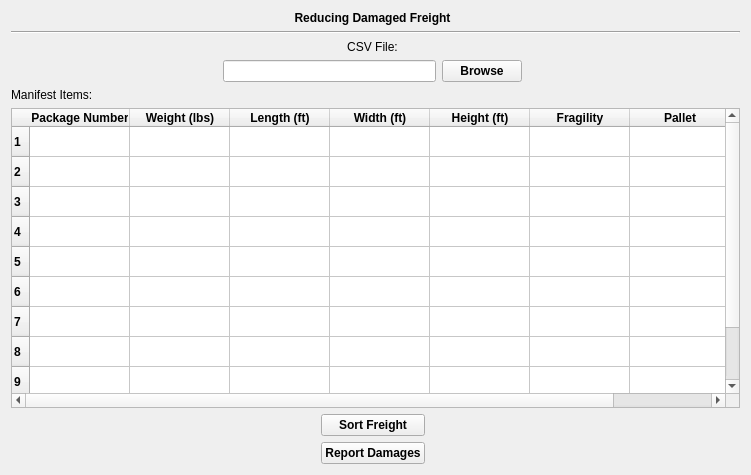
<?xml version="1.0" encoding="UTF-8"?>
<ui version="4.0">
 <class>MainWindow</class>
 <widget class="QWidget" name="MainWindow">
  <property name="geometry">
   <rect>
    <x>0</x>
    <y>0</y>
    <width>751</width>
    <height>475</height>
   </rect>
  </property>
  <property name="windowTitle">
   <string>Form</string>
  </property>
  <layout class="QGridLayout" name="gridLayout_2">
   <item row="5" column="0">
    <layout class="QGridLayout" name="gridLayout_3">
     <item row="0" column="1">
      <widget class="QPushButton" name="sortFreightButton">
       <property name="font">
        <font>
         <weight>75</weight>
         <bold>true</bold>
        </font>
       </property>
       <property name="text">
        <string>Sort Freight</string>
       </property>
      </widget>
     </item>
     <item row="1" column="1">
      <widget class="QPushButton" name="reportButton">
       <property name="font">
        <font>
         <weight>75</weight>
         <bold>true</bold>
        </font>
       </property>
       <property name="text">
        <string>Report Damages</string>
       </property>
      </widget>
     </item>
     <item row="0" column="0">
      <spacer name="horizontalSpacer_3">
       <property name="orientation">
        <enum>Qt::Horizontal</enum>
       </property>
       <property name="sizeHint" stdset="0">
        <size>
         <width>40</width>
         <height>20</height>
        </size>
       </property>
      </spacer>
     </item>
     <item row="0" column="2">
      <spacer name="horizontalSpacer_4">
       <property name="orientation">
        <enum>Qt::Horizontal</enum>
       </property>
       <property name="sizeHint" stdset="0">
        <size>
         <width>40</width>
         <height>20</height>
        </size>
       </property>
      </spacer>
     </item>
    </layout>
   </item>
   <item row="2" column="0">
    <layout class="QGridLayout" name="gridLayout">
     <item row="1" column="3">
      <spacer name="horizontalSpacer_2">
       <property name="orientation">
        <enum>Qt::Horizontal</enum>
       </property>
       <property name="sizeHint" stdset="0">
        <size>
         <width>40</width>
         <height>20</height>
        </size>
       </property>
      </spacer>
     </item>
     <item row="1" column="2">
      <widget class="QPushButton" name="browseButton">
       <property name="font">
        <font>
         <weight>75</weight>
         <bold>true</bold>
        </font>
       </property>
       <property name="text">
        <string>Browse</string>
       </property>
      </widget>
     </item>
     <item row="1" column="1">
      <widget class="QLineEdit" name="csvLineEdit">
       <property name="readOnly">
        <bool>true</bool>
       </property>
      </widget>
     </item>
     <item row="0" column="1" colspan="2">
      <widget class="QLabel" name="csvLabel">
       <property name="text">
        <string>CSV File:</string>
       </property>
       <property name="alignment">
        <set>Qt::AlignCenter</set>
       </property>
      </widget>
     </item>
     <item row="1" column="0">
      <spacer name="horizontalSpacer">
       <property name="orientation">
        <enum>Qt::Horizontal</enum>
       </property>
       <property name="sizeHint" stdset="0">
        <size>
         <width>40</width>
         <height>20</height>
        </size>
       </property>
      </spacer>
     </item>
    </layout>
   </item>
   <item row="3" column="0">
    <widget class="QLabel" name="label">
     <property name="text">
      <string>Manifest Items:</string>
     </property>
    </widget>
   </item>
   <item row="4" column="0" colspan="2">
    <widget class="QTableWidget" name="tableWidget">
     <property name="font">
      <font>
       <weight>75</weight>
       <bold>true</bold>
      </font>
     </property>
     <property name="rowCount">
      <number>10</number>
     </property>
     <row/>
     <row/>
     <row/>
     <row/>
     <row/>
     <row/>
     <row/>
     <row/>
     <row/>
     <row/>
     <column>
      <property name="text">
       <string>Package Number</string>
      </property>
     </column>
     <column>
      <property name="text">
       <string>Weight (lbs)</string>
      </property>
     </column>
     <column>
      <property name="text">
       <string>Length (ft)</string>
      </property>
     </column>
     <column>
      <property name="text">
       <string>Width (ft)</string>
      </property>
     </column>
     <column>
      <property name="text">
       <string>Height (ft)</string>
      </property>
     </column>
     <column>
      <property name="text">
       <string>Fragility</string>
      </property>
     </column>
     <column>
      <property name="text">
       <string>Pallet</string>
      </property>
     </column>
    </widget>
   </item>
   <item row="0" column="0">
    <widget class="QLabel" name="titleLabel">
     <property name="font">
      <font>
       <weight>75</weight>
       <bold>true</bold>
      </font>
     </property>
     <property name="text">
      <string>Reducing Damaged Freight</string>
     </property>
     <property name="alignment">
      <set>Qt::AlignCenter</set>
     </property>
    </widget>
   </item>
   <item row="1" column="0" colspan="2">
    <widget class="Line" name="line">
     <property name="font">
      <font>
       <pointsize>16</pointsize>
       <weight>50</weight>
       <bold>false</bold>
      </font>
     </property>
     <property name="orientation">
      <enum>Qt::Horizontal</enum>
     </property>
    </widget>
   </item>
  </layout>
 </widget>
 <resources/>
 <connections/>
</ui>
